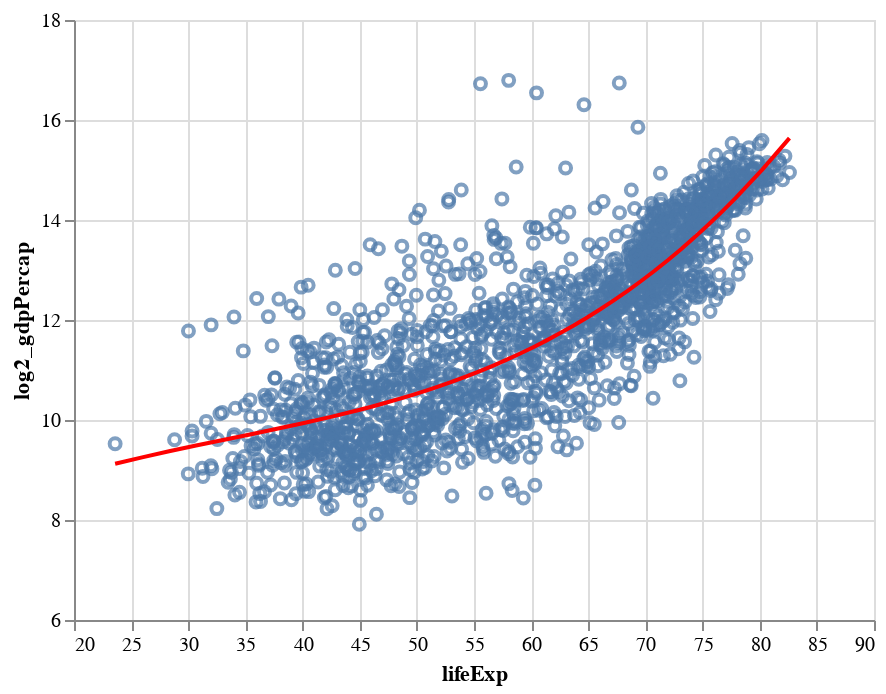

Write notebook code for a chart like this one.
### Code cell
Scatter_Plot_Altair  +       Scatter_Plot_Altair.transform_regression('lifeExp',
                          'log2_gdpPercap',method="poly"
).mark_line(color="red")

### Figure 1 — Vega-Lite specification as saved in the notebook (floating-point values rounded to 4 significant figures; data arrays with more than 128 entries replaced by an {"elided": "..."} marker saying what was removed)
{"config": {"view": {"continuousWidth": 400, "continuousHeight": 300}}, "layer": [{"mark": "point", "encoding": {"x": {"type": "quantitative", "field": "lifeExp", "scale": {"domain": [20, 90]}}, "y": {"type": "quantitative", "field": "log2_gdpPercap", "scale": {"domain": [6, 18]}}}}, {"mark": {"type": "line", "color": "red"}, "encoding": {"x": {"type": "quantitative", "field": "lifeExp", "scale": {"domain": [20, 90]}}, "y": {"type": "quantitative", "field": "log2_gdpPercap", "scale": {"domain": [6, 18]}}}, "transform": [{"on": "lifeExp", "regression": "log2_gdpPercap", "method": "poly"}]}], "data": {"name": "data-a9c0514819c4c7876e7da564d2acdd66"}, "$schema": "https://vega.github.io/schema/vega-lite/v4.0.0.json", "datasets": {"data-a9c0514819c4c7876e7da564d2acdd66": {"elided": "1704 records"}}}
